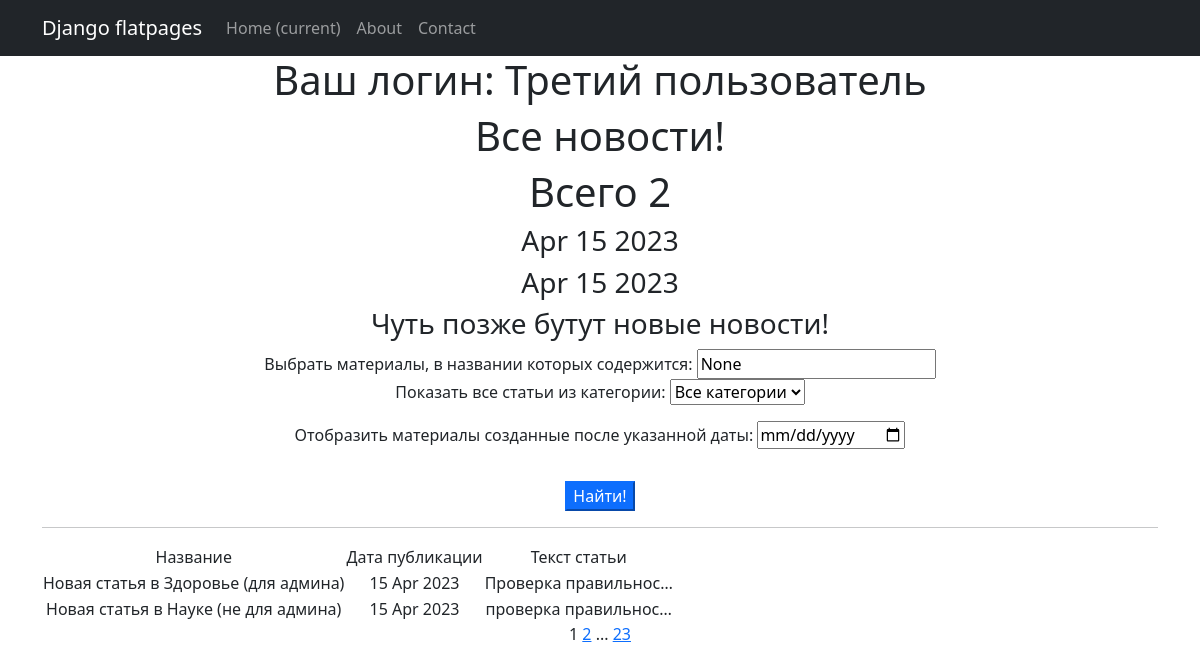
The page /news/ (signed in) on the database its author committed.
### NewsPortal/models.py (models this page shows, shortened)
class Post(models.Model):
    choise = [
        ('Article', 'Статья'),
        ('News', 'Новость'),
    ]
    p_category = models.ManyToManyField('Category', through='PostCategory')     # связь многие ко многим с Категорией
    p_author = models.ForeignKey(Author, on_delete=models.CASCADE)  # связь один ко многим с Автором
    p_name = models.CharField(max_length=50, null=True)    # заголовок статьи
    p_post = models.TextField()   # текст статьи
    p_create_date = models.DateTimeField(auto_now_add=True)     # дата время добавления
    p_update_date = models.DateTimeField(auto_now=True)     # дата время обновления
    p_rate = models.IntegerField(default=0)    # рейтинг статьи
    p_type = models.CharField(max_length=20, choices=choise, default='Article')

### NewsPortal/views.py (the view)
# urls.py: path('', PostList.as_view(), name='post_list'),
class PostList(ListView):
    model = Post
    ordering = '-p_create_date'
    template_name = 'post_list.html'
    context_object_name = 'posts'
    paginate_by = 2
    def get_queryset(self):
        queryset = super().get_queryset()
        self.filterset = PostFilter(self.request.GET, queryset)
        return self.filterset.qs
    def get_context_data(self, **kwargs):
        context = super().get_context_data(**kwargs)
        context['time_now'] = datetime.utcnow()
        context['next_post'] = None
        context['filterset'] = self.filterset
        print(self.filterset)
        return context

### NewsPortal/models.py (called while the page is built)
    def __str__(self):
        return self.category

### NewsPortal/templatetags/custom_filters.py (called while the page is built)
@register.filter(name='censor')
def currency(value):
    n = value.split()
    for i in n:
        if i.lower() in BAD_WORDS:
            value = value.replace(i, (i[0] + '*' * (len(i) - 1)))
    return f'{value}'

### NewsPortal/templatetags/custom_tags.py (called while the page is built)
@register.simple_tag()
def current_time(format_string='%b %d %Y'):
   return datetime.utcnow().strftime(format_string)

@register.simple_tag(takes_context=True)
def url_replace(context, **kwargs):
   d = context['request'].GET.copy()
   for k, v in kwargs.items():
       d[k] = v
   return d.urlencode()

### templates/post_list.html (shortened to what this page needs)
{% extends 'flatpages/default.html' %}
{% load custom_tags %}
{% load custom_filters %}
{% block content %}
<h1>Ваш логин: {{ user }}</h1>
<h1>Все новости!</h1>
<h1>Всего {{ posts|length }}</h1>
<h3>{{ time_now|date:'M d Y' }}</h3>
   <h3>{% current_time '%b %d %Y' %}</h3>
   <h3> {{ next_post|default_if_none:"Чуть позже бутут новые новости!" }} </h3>
   <form action="" method="get">
       <label for="id_pnamefilter">Выбрать материалы, в названии которых содержится: </label>
        <input id="id_pnamefilter" name="pnamefilter" value= {{ filterset.form.pnamefilter.value }} >
        <p><label for="id_pcategoryfilter">Показать все статьи из категории:  </label>  {{ filterset.form.pcategoryfilter}}
       <p><label for="id_datefilter">Отобразить материалы созданные после указанной даты:</label>
        <input id="id_datefilter" type="date" name="datefilter" value= {{ filterset.form.datefilter.value }}></p>
       <input type="submit" class="mt-3 btn-primary" value="Найти!" />
   </form>
<hr>
   {% if posts %}
       <table>
           <tr>
               <td>
                   Название
               </td>
               <td>
                   Дата публикации
               </td>
               <td>
                   Текст статьи
               </td>
           </tr>
           {% for post in posts %}
           <tr>
               <td>{{ post.p_name|censor }}</td>
               <td>{{ post.p_create_date|date:'d M Y' }}</td>
               <td>{{ post.p_post|truncatechars:20|censor }}</td>
               <td>
                </td>
           </tr>
           {% endfor %}
       </table>
   {% else %}
       <h2>Новостей нет!!</h2>
   {% endif %}
   {{ page_obj.number }}
   {% if page_obj.has_next %}
       <a href="?{% url_replace page=page_obj.next_page_number %}">{{ page_obj.next_page_number }}</a>
       {% if paginator.num_pages != page_obj.next_page_number %}
           ...
           <a href="?{% url_replace page=page_obj.paginator.num_pages %}">{{ page_obj.paginator.num_pages }}</a>
       {% endif %}
   {% endif %}
{% endblock content %}

### rows shown on the page
Post: p_name|censor "Новая статья в Здоровье (для админа)", p_create_date "15 Apr 2023", p_post|censor "Проверка правильнос…"
Post: p_name|censor "Новая статья в Науке (не для админа)", p_create_date "15 Apr 2023", p_post|censor "проверка правильнос…"

### other values the page prints
{{ user }} "Третий пользователь"
{{ posts|length }} "2"
{{ time_now|date:'M d Y' }} "Apr 15 2023"
{{ next_post|default_if_none:"Чуть позже бутут новые новости!" }} "Чуть позже бутут новые новости!"
{{ page_obj.number }} "1"
{{ page_obj.next_page_number }} "2"
{{ page_obj.paginator.num_pages }} "23"
